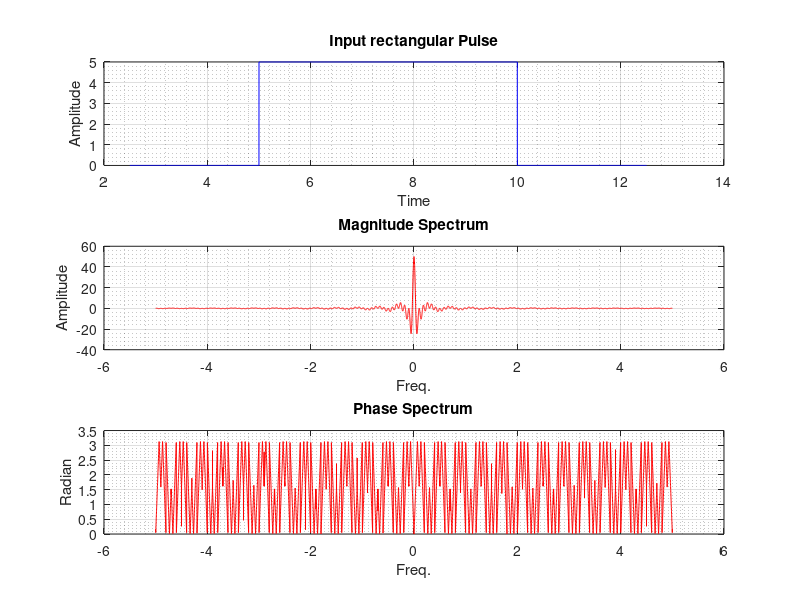

The MATLAB source for this figure:
% Program to plot CTFT of a given rectangular pulse
clc; clear all;

%   Continuous Time Fourier Transform
%       F(f) = (integrate from -inf. to +inf. ) f(t) exp (-j 2 pi f t)  dt

%------------------------------------------------------------
%   One can't do CTFT in matlab, its always DTFT
%       it's just - we'll be using line plot instead data plot
%       and higher sampling frequency
%------------------------------------------------------------

% Inputs for rectangular pulse
amp = input('Amplitude : ');
t0 = input('Start Time : ');
T = input('Duration in sec. : ');

n = t0-(T/2):0.001:t0+(3*T/2); % range : 2T
fn = zeros(size(n));
fn (n<t0+T) = amp;
fn (n<t0) = 0;
% Plot rect. pulse
subplot(3,1,1)
plot(n,fn,'b'),grid on, grid minor
title('Input rectangular Pulse')
xlabel('Time')
ylabel('Amplitude')


r = -5:0.001:5; % range we'll be integrating rather than -inf. to +inf.
k = 0;
for f=r
    k = k +1;
    x(k) = amp*trapz(n,exp(-j*2*pi*f*n));
end

subplot(3,1,2)
plot(r,x,'r'),grid on, grid minor
title('Magnitude Spectrum')
xlabel('Freq.')
ylabel('Amplitude')

subplot(3,1,3)
plot(r,abs(angle(x)),'r'),grid on, grid minor
title('Phase Spectrum')
xlabel('Freq.')
ylabel('Radian')

print('-clipboard','-dbitmap')